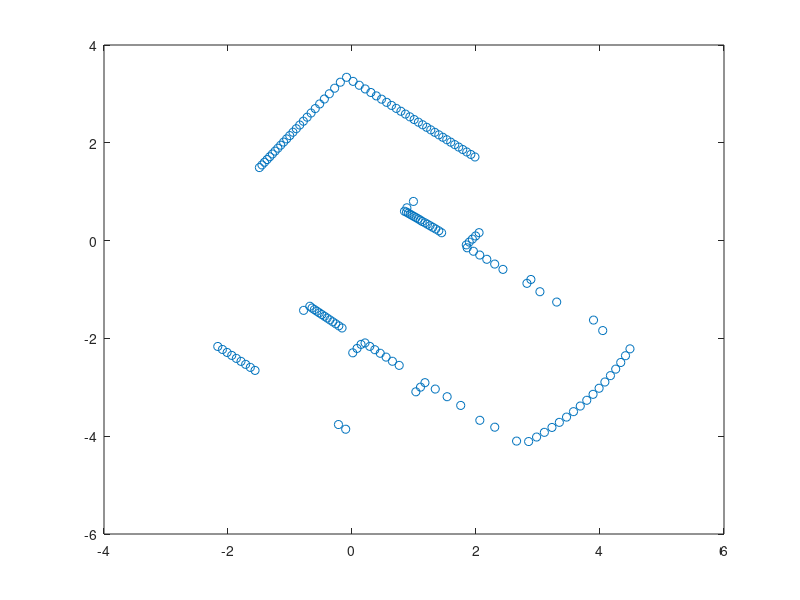

The MATLAB source for this figure: (Note: this script raises an error after producing the figure.)
load('lidar_xy.mat')
plot(points(:,1),points(:,2),'o');
hold on


sampleSize = 3; % number of points to sample per trial
maxDistance = 0.01;
fitLineFcn = @(points) [polyfit(points(1:2,1),points(1:2,2),1), polyfit(points(1:2,1),points(1:2,2),1)-[0 points(3,2)-points(1,2)]]; % fit function using polyfit
evalLineFcn = ...   % distance evaluation function
      @(model, points) min(sum((points(:, 2) - polyval(model(1:2), points(:,1))).^2,2), sum((points(:, 2) - polyval(model(3:4), points(:,1))).^2,2));
[modelRANSAC, inlierIdx] = ransac(points,fitLineFcn,evalLineFcn, ...
      sampleSize,maxDistance, 'MaxNumTrials', 1000000, 'Confidence', 99.999999);
x1 = min(points(:, 1)); x2 =  max(points(:, 1));
y1 = polyval(modelRANSAC(1:2), x1);
y2 = polyval(modelRANSAC(1:2), x2);
plot([x1 x2],[y1 y2]);

y1s = polyval(modelRANSAC(3:4), x1);
y2s = polyval(modelRANSAC(3:4), x2);
plot([x1 x2],[y1s y2s]);

  % 
% 
% [x1 y1 x2 y2] = get_lines(points)
% 
% plot(x1, y1, 'g-')
% plot(x2, y2, 'g-')
% legend('Noisy points','Least squares fit','Robust fit');
% hold off
% 
% function [x1 y1 x2 y2] = get_lines(points)
%     sampleSize = 4; % number of points to sample per trial
%     maxDistance = 0.2; % max allowable distance for inliers
% 
%     fitLineFcn = @(points) [polyfit(points(1:2,1),points(1:2,2),1), polyfit(points(1:2,1),points(1:2,2),1)-[0 points(2,2)-points(1,2)]]; % fit function using polyfit
%     evalLineFcn = ...   % distance evaluation function
%       @(model, points) sum((points(:, 2) - polyval(model(1:2), points(:,1))).^2,2) + sum((points(:, 2) - polyval(model(3:4), points(:,1))).^2,2);
% 
%     [modelRANSAC, inlierIdx] = ransac(points,fitLineFcn,evalLineFcn, ...
%       sampleSize,maxDistance);
%     modelInliers = polyfit(points(inlierIdx,1),points(inlierIdx,2),1);
%     inlierPts = points(inlierIdx,:);
%     x1 = [min(inlierPts(:,1)) max(inlierPts(:,1))];
%     y1 = modelInliers(1)*x1 + modelInliers(2);
%     points = points(~inlierIdx,:);
%     
%     [modelRANSAC, inlierIdx] = ransac(points,fitLineFcn,evalLineFcn, ...
%       sampleSize,maxDistance);
%     modelInliers = polyfit(points(inlierIdx,1),points(inlierIdx,2),1);
%     inlierPts = points(inlierIdx,:);
%     x2 = [min(inlierPts(:,1)) max(inlierPts(:,1))];
%     y2 = modelInliers(1)*x2 + modelInliers(2);
% end